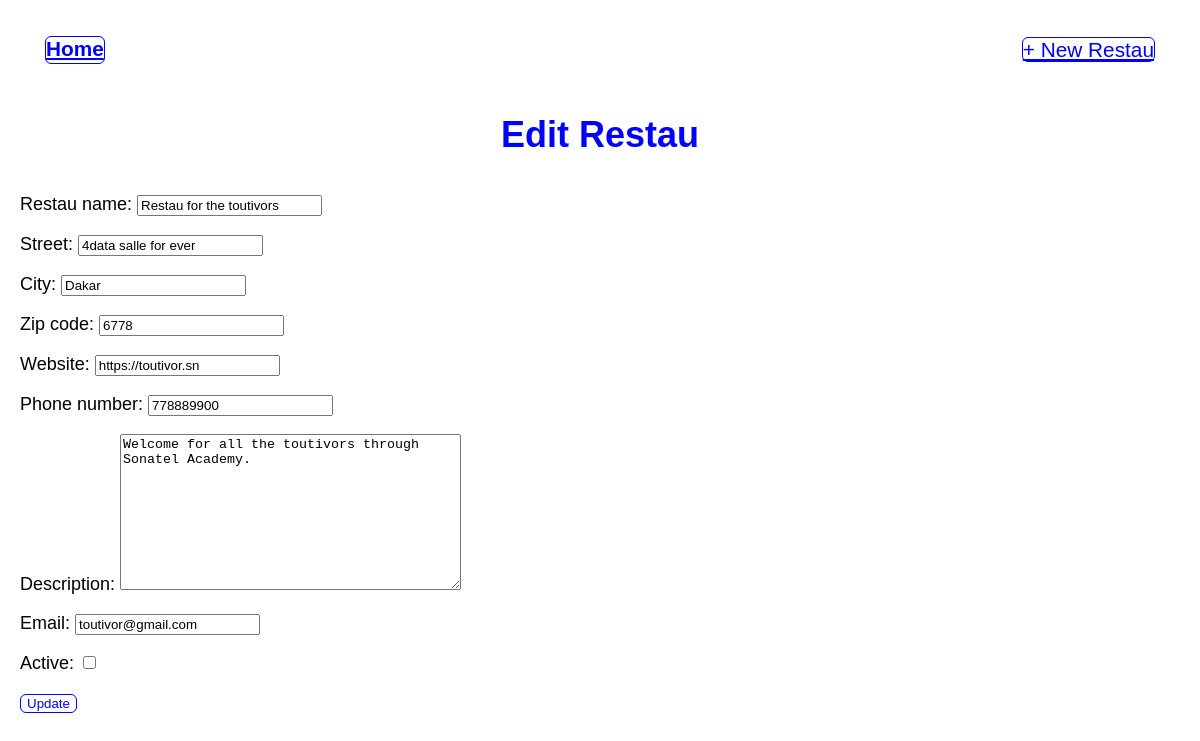
The page /classic/3/update/ on the database its author committed.
### restau/models.py (models this page shows, shortened)
class Restau(models.Model):
    restau_name = models.CharField(max_length=200, blank=False)
    street = models.CharField(max_length=400, blank=True)
    city = models.CharField(max_length=400, blank=True)
    zip_code = models.IntegerField(blank=False, default=0)
    website = models.URLField(max_length=420, blank=True)
    phone_number = models.CharField(validators=[RegexValidator(regex=r'^\221?\d{9,10}$')], max_length=10, blank=True)
    description = models.TextField(blank=True)
    email = models.EmailField(max_length=254, blank=True)
    active = models.BooleanField(default=True)

### classic_restau/views.py (the view)
# urls.py: path('<int:pk>/update/', ClassicRestauUpdateView.as_view(), name='restau_update'),
class ClassicRestauUpdateView(UpdateView):
    model = Restau
    fields = '__all__'
    template_name = 'restau_update.html'

### classic_restau/templates/restau_update.html (shortened to what this page needs)
{% extends 'base.html' %}
{% block content %}
<h1>Edit Restau</h1>
<form action="" method="post">
    {{ form.as_p }}
    <input type="submit" value="Update" id="input">
</form>
{% endblock %}

### static/css/base.css (style rules this page uses)
* { box-sizing: border-box; }
body { font-family: 'Source Sans Pro', sans-serif; font-size: 18px; margin-left: 20px; margin-right: 20px; }
h1, h2 { display: flex; align-items: center; justify-content: center; height : 70px; color: blue; }
#input { background-color: transparent; color: blue; border: 1px solid blue; border-radius: 6px; }
form { resize: none; }

### rows shown on the page
Restau: restau_name "Restau for the toutivors", street "4data salle for ever", city "Dakar", zip_code "6778", website "https://toutivor.sn", phone_number "778889900", description "Welcome for all the toutivors through Sonatel Academy.", email "toutivor@gmail.com"
